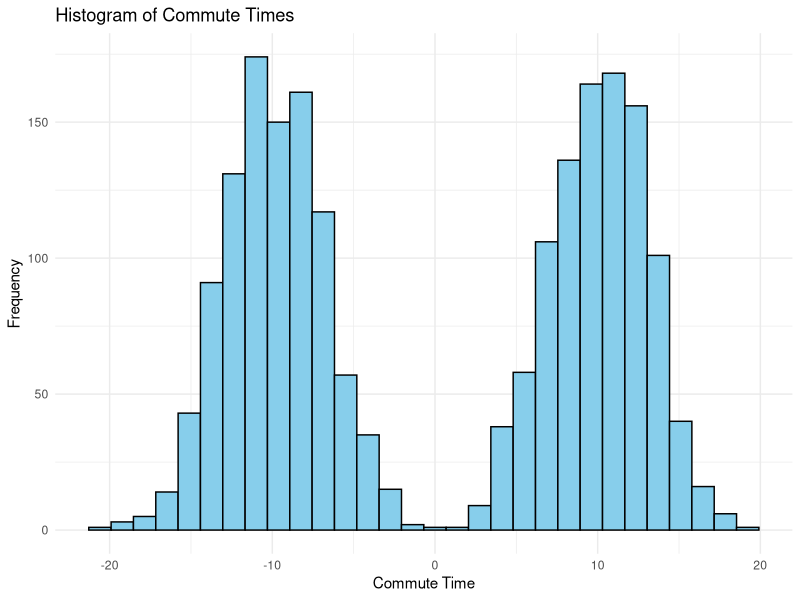

Here is the R script that generated this plot:
## ---- chunk 1
knitr::opts_chunk$set(echo = TRUE)
## ---- chunk 2
# Load required packages
library(diptest)
library(ggplot2)

# Generate dummy commute time data
commute_times <- c(rnorm(1000, mean = -10, sd = 3), rnorm(1000, mean = 10, sd = 3))

# Plot histogram to visualize commute time distribution
ggplot() +
  geom_histogram(aes(x = commute_times), bins = 30, fill = "skyblue", color = "black") +
  labs(title = "Histogram of Commute Times", x = "Commute Time", y = "Frequency") +
  theme_minimal()

# Perform the Dip Test
dip_result <- dip.test(commute_times)
print(dip_result)
